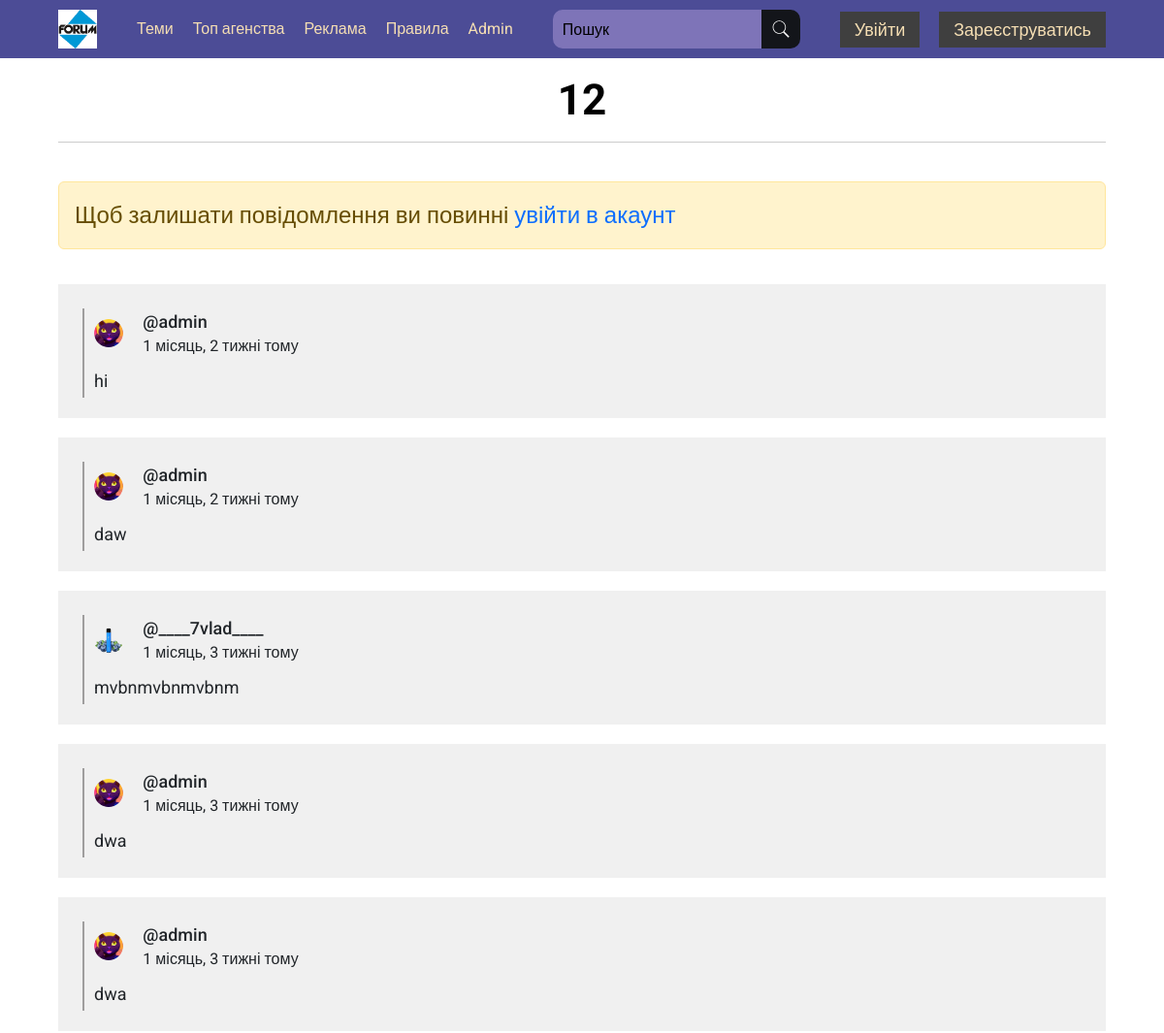
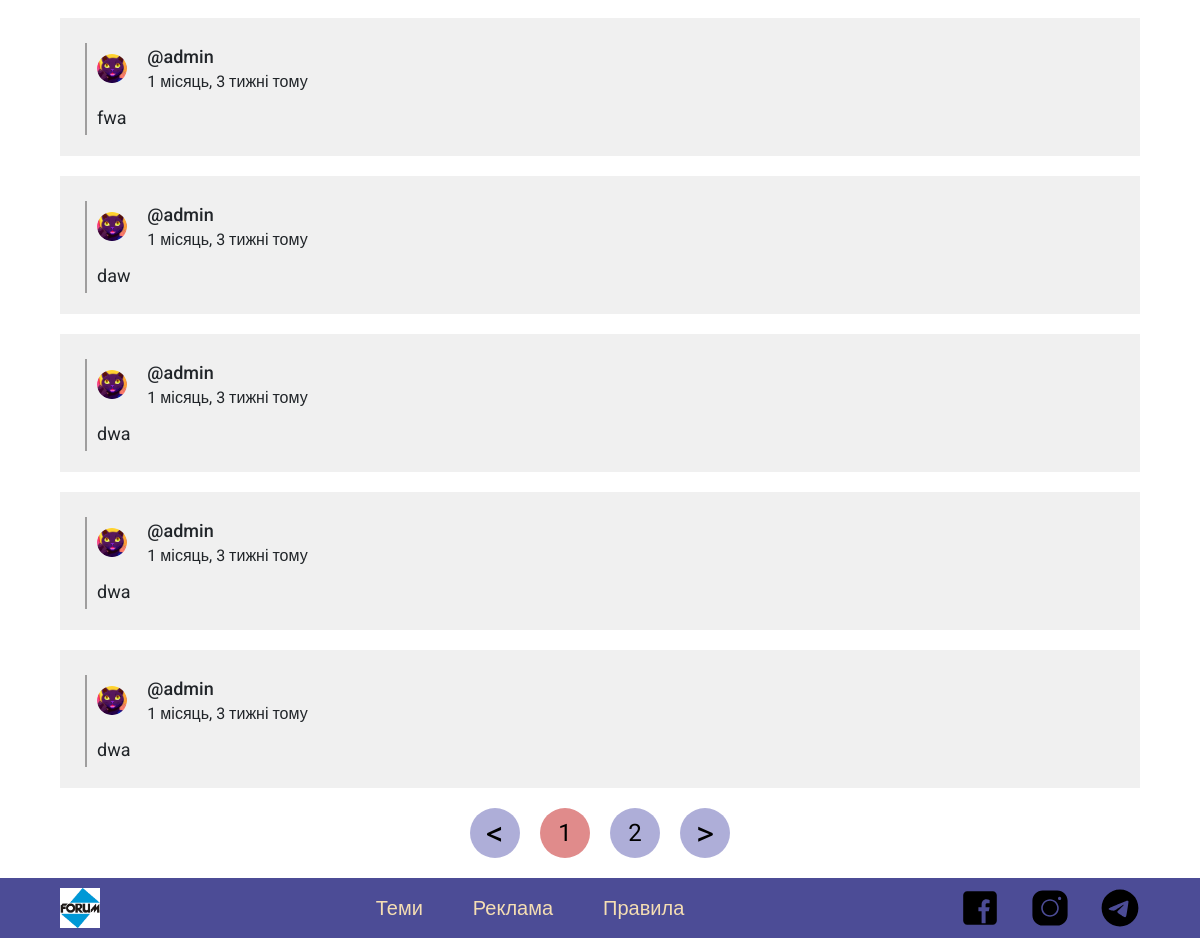
The page /subtheme&subthemeId=15&page=1 on the database its author committed (2 pictures, top to bottom).
### forum_pages/models.py (models this page shows, shortened)
class SubThemes(models.Model):
    user = models.ForeignKey(User, on_delete=models.CASCADE, null=True)
    base_theme = models.ForeignKey(
        Themes, on_delete=models.CASCADE, null=True, related_name='subthemes')
    title = models.CharField(max_length=100, null=True)
    main_text = models.TextField()
    count = models.PositiveIntegerField(default=0)
    created = models.DateTimeField(auto_now_add=True)

class BaseMessage(models.Model):
    user = models.ForeignKey(User, on_delete=models.CASCADE, null=True)
    main_text = models.TextField()
    updated = models.DateTimeField(auto_now=True)
    created = models.DateTimeField(auto_now_add=True)
    class Meta:
        abstract = True

class SubThemeMessage(BaseMessage):
    subtheme = models.ForeignKey(
        SubThemes, on_delete=models.CASCADE, null=True, related_name='subtheme_messages')

class User(AbstractUser):
    username = models.CharField(max_length=100,
                                null=True,
                                unique=True,
                                verbose_name='Ваш нікнейм')
    email = models.EmailField(null=True,
                              unique=True,
                              verbose_name='Ваш E-mail')
    telegram = models.CharField(max_length=200,
                                null=True,
                                blank=True,
                                verbose_name='Ваш телеграм нікнейм')
    is_show_telegram = models.BooleanField(default=True,
                                           verbose_name='Показувати телеграм')
    avatar = models.ImageField(null=True,
                               default='forum_pages/img/avatars/default_avatar.png',
                               upload_to='forum_pages/img/avatars',
                               verbose_name='Фото профілю')
    is_blocked = models.BooleanField(default=False, blank=True)
    ban_reason = models.TextField(null=True, blank=True)
    REQUIRED_FIELDS = []

### forum_pages/views.py (the view, shortened to what this page needs)
# urls.py: path('subtheme&subthemeId=<str:pk>&page=<int:page>', views.subTheme, name='subtheme'),
def subTheme(request, pk, page):
    referer = request.META.get('HTTP_REFERER', None)
    try:
        room, messages_per_page, pages_list_amount = pagination(request, page, SubThemes, pk)
    except:
        return redirect(referer)
    context = {
        'room_messages': messages_per_page,
        'room': room,
        'pk': pk,
        'pages_amount': pages_list_amount,
        'current_page': page
    }
    return render(request, 'forum_pages/base_pages/subTheme.html', context)

### forum_pages/views.py (called while the page is built)
def pagination(request, page, className, pk=None):
    referer = request.META.get('HTTP_REFERER', None)
    if page < 1:
            return redirect(referer)
    theme = ''
    if className == SubThemes:
        theme = className.objects.get(id=pk)
        themes = theme.subtheme_messages.all().order_by('-id')
    elif pk:
        theme = className.objects.get(id=pk)
        themes = theme.subthemes.all().order_by('-id')
    else:
        themes = className.objects.all().order_by('-id')
    themes_per_page = themes[page*10-10:page*10]
    pages_amount = len(themes) // 10 if len(themes) % 10 == 0 else len(themes) // 10 + 1
    if not pages_amount:
        pages_amount = 1
    pages_list_amount = list(range(1, pages_amount+1))
    if page > pages_amount and pages_amount:
        return redirect(referer)
    return theme, themes_per_page, pages_list_amount

### forum_pages/templates/forum_pages/base_pages/subTheme.html (shortened to what this page needs)
 {% extends 'base.html' %}
{% load static %}
{% block style %}
<link rel="stylesheet" href="{% static 'forum_pages/css/sandbox.min.css' %}">
{% endblock %}
{% block content %}
<div class="sandbox__info container">
    <div class="sandbox__title">{{ room.title }}</div>
    <div class="divider"></div>
    {% if request.user.is_authenticated %}
    <form class="sandbox__form" method="POST" action="">
        {% csrf_token %}
        <div class="sandbox__title">Залишити повідомлення</div>
        <div class="title__container">
            <label for="main_text" class="form__name">Повідомлення</label>
            <textarea type="text" id="main_text" class="sandbox__text" name="main_text" required ></textarea>
        </div>
        <input type="submit" class="sandbox__button submit-inp" value="Зберегти дані">
    </form>
    <div class="divider"></div>
    {% else %}
    <div class="alert alert-warning w-100 fs-4" role="alert">Щоб залишати повідомлення ви повинні <a href="{% url 'login' %}">увійти в акаунт</a></div>
    {% endif %}
    {% for message in room_messages %}
        <div class="user__wrapper-interface">
            <div class="user__line-interface"></div>
            <div class="user__theme-interface">
                <div class="user__photo-interface"><a href="#"><img src="{{message.user.avatar.url}}" class="side__panel-photo" alt=""></a></div>
                <div class="user__information">
                    <div class="user__name-interface">@{{ message.user.username }}</div>
                    <div class="user__time-interface">{{ message.created|timesince }} тому</div>
                </div>
            </div>
            <div class="user__theme-wrapper">
                {% if is_update and u_message == message %}
                    <form action="{% url 'update-message' room.id message.id current_page %}" method="POST">
                        {% csrf_token %}
                        <input type="text" name="main_text" id="" value="{{ message.main_text }}" required>
                        <input type="submit" value="Підтвердити" class="btn btn-primary">
                    </form>
                {% else %}
                    <div class="user__text-interface user__text-interface2">{{ message.main_text }}</div>
                {% endif %}
            </div>
        </div>
    {% endfor %}
    <div class="subthemes__pages">
        <div>
            {% with new_page=current_page|add:"-1" %}
                <a href="{% url 'subtheme' pk=pk page=new_page %}" class="subtheme__page subtheme__page__arrow">&lt;</a>
            {% endwith %}
        </div>{% for page in pages_amount %}
            <div>
                <a href="{% url 'subtheme' pk=pk page=page %}" class="subtheme__page {% if page == current_page %}page__selected{% endif %}">{{page}}</a>
            </div>
        {% endfor %}
        <div>
            {% with new_page=current_page|add:"1" %}
                <a href="{% url 'subtheme' pk=pk page=new_page %}" class="subtheme__page subtheme__page__arrow">></a>
            {% endwith %}
        </div>
    </div>
</div>
{% endblock %}

### forum_pages/templates/forum_pages/base_pages/subTheme.html (style rules this page uses)
.subthemes__pages { display: flex; gap: 20px; padding: 20px 0; }
.subtheme__page { width: 50px; height: 50px; display: flex; justify-content: center; align-items: center; font-size: 24px; background-color: rgba(135, 135, 198, 0.675); border-radius: 50%; transition: all .3s ease; cursor: pointer; color: #000; }
.subtheme__page__arrow { font-size: 34px; }
.page__selected { background-color: rgb(224, 139, 139); }

### rows shown on the page
SubThemes: title "12"
SubThemeMessage: user.avatar (picture), user.username "admin", created "1 місяць, 2 тижні", main_text "hi"
SubThemeMessage: user.avatar (picture), user.username "admin", created "1 місяць, 2 тижні", main_text "daw"
SubThemeMessage: user.avatar (picture), user.username "____7vlad____", created "1 місяць, 3 тижні", main_text "mvbnmvbnmvbnm"
SubThemeMessage: user.avatar (picture), user.username "admin", created "1 місяць, 3 тижні", main_text "dwa"
SubThemeMessage: user.avatar (picture), user.username "admin", created "1 місяць, 3 тижні", main_text "dwa"
SubThemeMessage: user.avatar (picture), user.username "admin", created "1 місяць, 3 тижні", main_text "fwa"
SubThemeMessage: user.avatar (picture), user.username "admin", created "1 місяць, 3 тижні", main_text "daw"
SubThemeMessage: user.avatar (picture), user.username "admin", created "1 місяць, 3 тижні", main_text "dwa"
SubThemeMessage: user.avatar (picture), user.username "admin", created "1 місяць, 3 тижні", main_text "dwa"
SubThemeMessage: user.avatar (picture), user.username "admin", created "1 місяць, 3 тижні", main_text "dwa"

### other values the page prints
{{ page }} "1" "2"
